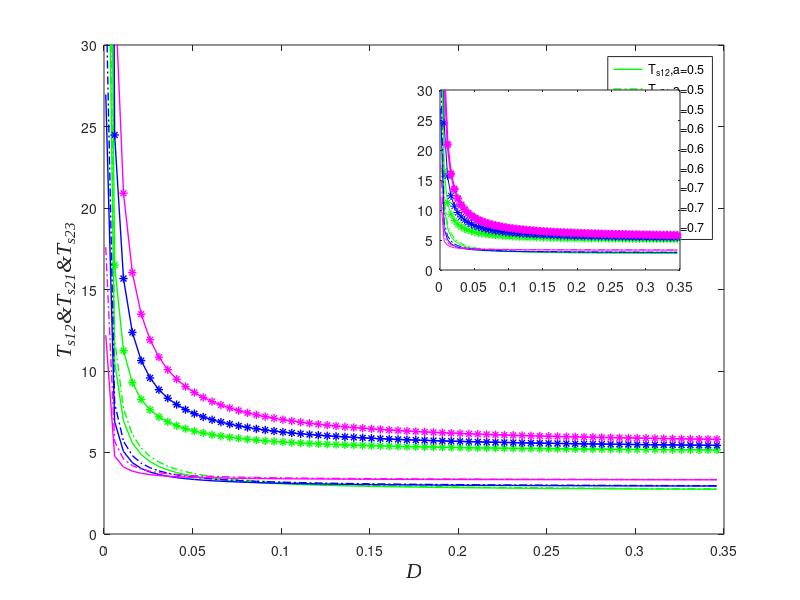

Here is the MATLAB script that generated this plot:
clear all;clc;
a1=0.5;b1=1.2;v=0.45;r=1;c=0.005;e=0.05;A=0.3;
xs1=1.95;xs2=0.44;xs4=-xs1;xs3=-xs2;%xs1,xs2>0 (xs1,ys1)(xs2,ys2)是正势阱点  
ys1=0.178;ys2=0.04;ys4=-ys1;ys3=-ys2;
xu1=1.21;xu2=0;xu3=-xu1;%xu1>0;(xu1,yu1)是正势阱点
yu1=0.11;yu2=0;yu3=-yu1;
D=0.001:0.005:0.35;
us1=((1/2).*a1.*((xs1-b1).^2)+v.*exp((-(xs1-b1).^2)./(r.^2)))+(e/2)*ys1.^2+(c/2)*((xs1.^2)+(ys1.^2))-c.*xs1.*ys1;
us2=((1/2).*a1.*((xs2-b1).^2)+v.*exp((-(xs2-b1).^2)./(r.^2)))+(e/2)*ys2.^2+(c/2)*((xs2.^2)+(ys2.^2))-c.*xs2.*ys2;
us4=us1;us3=us2;
uu1=((1/2).*a1.*((xu1-b1).^2)+v.*exp((-(xu1-b1).^2)./(r.^2)))+(e/2)*yu1.^2+(c/2)*((xu1.^2)+(yu1.^2))-c.*xu1.*yu1;
uu2=((1/2).*a1.*((xu2-b1).^2)+v.*exp((-(xu2-b1).^2)./(r.^2)))+(e/2)*yu2.^2+(c/2)*((xu2.^2)+(yu2.^2))-c.*xu2.*yu2;
uu3=uu1;
js1=2*v.*(((r.^2)-2*(xs1-b1).^2)./r.^4).*exp(-((xs1-b1).^2)./r.^2)-a1-e;
js2=2*v.*(((r.^2)-2*(xs1-b1).^2)./r.^4).*exp(-((xs1-b1).^2)./r.^2)-a1-e;
ju1=2*v.*(((r.^2)-2*(xu1-b1).^2)./r.^4).*exp(-((xu1-b1).^2)./r.^2)-a1-e;
ju2=2*v.*(((r.^2)-2*(xu2-b1).^2)./r.^4).*exp(-((xu2-b1).^2)./r.^2)-a1-e;
ls1z=(1/2).*(js1-e-c+sqrt((js1+e+c).^2+4*c.^2));ls1f=(1/2).*(js1-e-c-sqrt((js1+e+c).^2+4*c.^2));%势阱点特征值
ls2z=(1/2).*(js2-e-c+sqrt((js2+e+c).^2+4*c.^2));ls2f=(1/2).*(js2-e-c-sqrt((js2+e+c).^2+4*c.^2));
bu1z=(1/2).*(ju1-e-c+sqrt((ju1+e+c).^2+4*c.^2));bu1f=(1/2).*(ju1-e-c-sqrt((ju1+e+c).^2+4*c.^2));%势垒点特征值
bu2z=(1/2).*(ju2-e-c+sqrt((ju2+e+c).^2+4*c.^2));bu2f=(1/2).*(ju2-e-c-sqrt((ju2+e+c).^2+4*c.^2));
rs12=(1./(2*pi))*sqrt(ls1z.*ls1f.*bu1z./abs(bu1f)).*exp((-1./D).*(uu1-us1));
rs21=(1./(2*pi))*sqrt(ls2z.*ls2f.*bu1z./abs(bu1f)).*exp((-1./D).*(uu1-us2));
rs23=(1./(2*pi))*sqrt(ls2z.*ls2f.*bu2z./abs(bu2f)).*exp((-1./D).*(uu2-us2));
Ts112=log(rs12.^-1);Ts121=log(rs21.^-1);Ts123=log(rs23.^-1);

a1=0.6;b1=1.2;v=0.45;r=1;c=0.005;e=0.05;A=0.3;
xs1=1.82;xs2=0.56;xs4=-xs1;xs3=-xs2;%xs1,xs2>0 (xs1,ys1)(xs2,ys2)是正势阱点  
ys1=0.166;ys2=0.05;ys4=-ys1;ys3=-ys2;
xu1=1.22;xu2=0;xu3=-xu1;%xu1>0;(xu1,yu1)是正势阱点
yu1=0.111;yu2=0;yu3=-yu1;
D=0.001:0.005:0.35;
us1=((1/2).*a1.*((xs1-b1).^2)+v.*exp((-(xs1-b1).^2)./(r.^2)))+(e/2)*ys1.^2+(c/2)*((xs1.^2)+(ys1.^2))-c.*xs1.*ys1;
us2=((1/2).*a1.*((xs2-b1).^2)+v.*exp((-(xs2-b1).^2)./(r.^2)))+(e/2)*ys2.^2+(c/2)*((xs2.^2)+(ys2.^2))-c.*xs2.*ys2;
us4=us1;us3=us2;
uu1=((1/2).*a1.*((xu1-b1).^2)+v.*exp((-(xu1-b1).^2)./(r.^2)))+(e/2)*yu1.^2+(c/2)*((xu1.^2)+(yu1.^2))-c.*xu1.*yu1;
uu2=((1/2).*a1.*((xu2-b1).^2)+v.*exp((-(xu2-b1).^2)./(r.^2)))+(e/2)*yu2.^2+(c/2)*((xu2.^2)+(yu2.^2))-c.*xu2.*yu2;
uu3=uu1;
js1=2*v.*(((r.^2)-2*(xs1-b1).^2)./r.^4).*exp(-((xs1-b1).^2)./r.^2)-a1-e;
js2=2*v.*(((r.^2)-2*(xs1-b1).^2)./r.^4).*exp(-((xs1-b1).^2)./r.^2)-a1-e;
ju1=2*v.*(((r.^2)-2*(xu1-b1).^2)./r.^4).*exp(-((xu1-b1).^2)./r.^2)-a1-e;
ju2=2*v.*(((r.^2)-2*(xu2-b1).^2)./r.^4).*exp(-((xu2-b1).^2)./r.^2)-a1-e;
ls1z=(1/2).*(js1-e-c+sqrt((js1+e+c).^2+4*c.^2));ls1f=(1/2).*(js1-e-c-sqrt((js1+e+c).^2+4*c.^2));%势阱点特征值
ls2z=(1/2).*(js2-e-c+sqrt((js2+e+c).^2+4*c.^2));ls2f=(1/2).*(js2-e-c-sqrt((js2+e+c).^2+4*c.^2));
bu1z=(1/2).*(ju1-e-c+sqrt((ju1+e+c).^2+4*c.^2));bu1f=(1/2).*(ju1-e-c-sqrt((ju1+e+c).^2+4*c.^2));%势垒点特征值
bu2z=(1/2).*(ju2-e-c+sqrt((ju2+e+c).^2+4*c.^2));bu2f=(1/2).*(ju2-e-c-sqrt((ju2+e+c).^2+4*c.^2));
rs12=(1./(2*pi))*sqrt(ls1z.*ls1f.*bu1z./abs(bu1f)).*exp((-1./D).*(uu1-us1));
rs21=(1./(2*pi))*sqrt(ls2z.*ls2f.*bu1z./abs(bu1f)).*exp((-1./D).*(uu1-us2));
rs23=(1./(2*pi))*sqrt(ls2z.*ls2f.*bu2z./abs(bu2f)).*exp((-1./D).*(uu2-us2));
Ts212=log(rs12.^-1);Ts221=log(rs21.^-1);Ts223=log(rs23.^-1);

a1=0.7;b1=1.2;v=0.45;r=1;c=0.005;e=0.05;A=0.3;
xs1=1.68;xs2=0.69;xs4=-xs1;xs3=-xs2;%xs1,xs2>0 (xs1,ys1)(xs2,ys2)是正势阱点  
ys1=0.153;ys2=0.06;ys4=-ys1;ys3=-ys2;
xu1=1.23;xu2=0;xu3=-xu1;%xu1>0;(xu1,yu1)是正势阱点
yu1=0.112;yu2=0;yu3=-yu1;
D=0.001:0.005:0.35;
us1=((1/2).*a1.*((xs1-b1).^2)+v.*exp((-(xs1-b1).^2)./(r.^2)))+(e/2)*ys1.^2+(c/2)*((xs1.^2)+(ys1.^2))-c.*xs1.*ys1;
us2=((1/2).*a1.*((xs2-b1).^2)+v.*exp((-(xs2-b1).^2)./(r.^2)))+(e/2)*ys2.^2+(c/2)*((xs2.^2)+(ys2.^2))-c.*xs2.*ys2;
us4=us1;us3=us2;
uu1=((1/2).*a1.*((xu1-b1).^2)+v.*exp((-(xu1-b1).^2)./(r.^2)))+(e/2)*yu1.^2+(c/2)*((xu1.^2)+(yu1.^2))-c.*xu1.*yu1;
uu2=((1/2).*a1.*((xu2-b1).^2)+v.*exp((-(xu2-b1).^2)./(r.^2)))+(e/2)*yu2.^2+(c/2)*((xu2.^2)+(yu2.^2))-c.*xu2.*yu2;
uu3=uu1;
js1=2*v.*(((r.^2)-2*(xs1-b1).^2)./r.^4).*exp(-((xs1-b1).^2)./r.^2)-a1-e;
js2=2*v.*(((r.^2)-2*(xs1-b1).^2)./r.^4).*exp(-((xs1-b1).^2)./r.^2)-a1-e;
ju1=2*v.*(((r.^2)-2*(xu1-b1).^2)./r.^4).*exp(-((xu1-b1).^2)./r.^2)-a1-e;
ju2=2*v.*(((r.^2)-2*(xu2-b1).^2)./r.^4).*exp(-((xu2-b1).^2)./r.^2)-a1-e;
ls1z=(1/2).*(js1-e-c+sqrt((js1+e+c).^2+4*c.^2));ls1f=(1/2).*(js1-e-c-sqrt((js1+e+c).^2+4*c.^2));%势阱点特征值
ls2z=(1/2).*(js2-e-c+sqrt((js2+e+c).^2+4*c.^2));ls2f=(1/2).*(js2-e-c-sqrt((js2+e+c).^2+4*c.^2));
bu1z=(1/2).*(ju1-e-c+sqrt((ju1+e+c).^2+4*c.^2));bu1f=(1/2).*(ju1-e-c-sqrt((ju1+e+c).^2+4*c.^2));%势垒点特征值
bu2z=(1/2).*(ju2-e-c+sqrt((ju2+e+c).^2+4*c.^2));bu2f=(1/2).*(ju2-e-c-sqrt((ju2+e+c).^2+4*c.^2));
rs12=(1./(2*pi))*sqrt(ls1z.*ls1f.*bu1z./abs(bu1f)).*exp((-1./D).*(uu1-us1));
rs21=(1./(2*pi))*sqrt(ls2z.*ls2f.*bu1z./abs(bu1f)).*exp((-1./D).*(uu1-us2));
rs23=(1./(2*pi))*sqrt(ls2z.*ls2f.*bu2z./abs(bu2f)).*exp((-1./D).*(uu2-us2));
Ts312=log(rs12.^-1);Ts321=log(rs21.^-1);Ts323=log(rs23.^-1);
plot(D,Ts112,'g-','linewidth',1);hold on
plot(D,Ts121,'g-.','linewidth',1);hold on
plot(D,Ts123,'g-*','linewidth',1);hold on
plot(D,Ts212,'b-','linewidth',1);hold on
plot(D,Ts221,'b-.','linewidth',1);hold on
plot(D,Ts223,'b-*','linewidth',1);hold on
plot(D,Ts312,'m-','linewidth',1);hold on
plot(D,Ts321,'m-.','linewidth',1);hold on
plot(D,Ts323,'m-*','linewidth',1);

ylim([0,30])
xlabel('\itD','FontName','Times New Roman','FontSize',15.5);
 ylabel('\itT_{s12}&T_{s21}&T_{s23}','FontName','Times New Roman','FontSize',15.5);
legend('T_{s12},a=0.5','T_{s21},a=0.5','T_{s23},a=0.5','T_{s12},a=0.6','T_{s21},a=0.6','T_{s23},a=0.6','T_{s12},a=0.7','T_{s21},a=0.7','T_{s23},a=0.7')
axes('position',[0.55,0.55,0.3,0.3]); %关键在这句！所画的小图
plot(D,Ts112,'g-',D,Ts121,'g-.',D,Ts123,'g-*',D,Ts212,'b-',D,Ts221,'b-.',D,Ts223,'b-*',D,Ts312,'m-',D,Ts321,'m-.',D,Ts323,'m-*','LineWidth',1.5);

ylim([0 30])